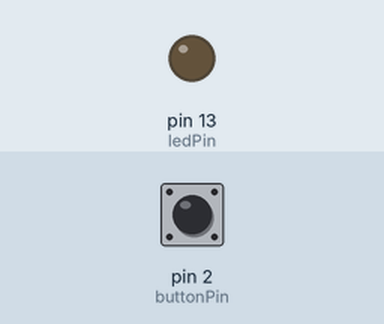
This sketch was run on a simulated Arduino Uno, built with avr-gcc and run on an emulated ATmega328P. Parts: output pins drawn as LEDs (lit = HIGH). The inputs (shaded band) are chosen by the test bench; at power-on: pin 2 (buttonPin) LOW. What the sketch prints to the serial monitor is not drawn.

Above: at 1.2 s.
1.3 s: pin 2 (buttonPin) pulled HIGH for 0.15 s
At 1.37 s:
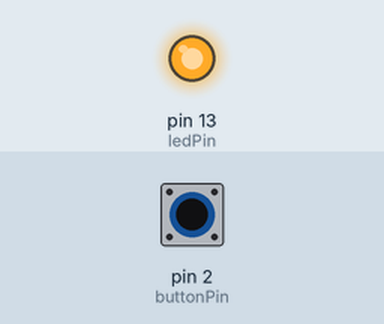
2.9 s: pin 2 (buttonPin) pulled HIGH for 3.2 s
At 6.7 s:
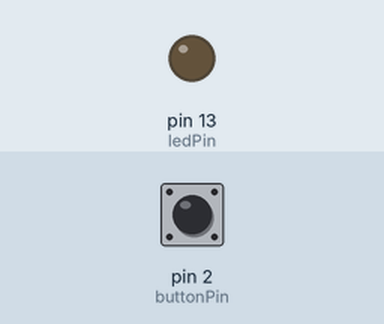
Timing chart, 0 to 8.2 s (numbered marks = the images above; inputs shaded):
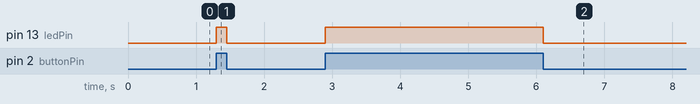

Measured:
- after the input at 1.3 s, pin 13 (ledPin): LOW → HIGH at once, → LOW 0.15 s later
- after the input at 2.9 s, pin 13 (ledPin): LOW → HIGH at once, → LOW 3.2 s later

The sketch:

ButtonPrueba.ino
```cpp
const int buttonPin = 2;
const int ledPin =  13;
boolean cambio = false;
int buttonState = 0;
int x;
int nuevo = 3;

void setup() {
  pinMode(ledPin, OUTPUT);
  pinMode(buttonPin, INPUT);
  Serial.begin(9600) ;
}

void loop() {
  buttonState = digitalRead(buttonPin);
  if (buttonState == HIGH)
    {
    digitalWrite(ledPin, HIGH);
    x = 1;
    interfaz();

    }
  else
    {
    digitalWrite(ledPin, LOW);
    x = 0;
    interfaz();

    }
}

void interfaz()
  {
  if(x != nuevo )
      {
      //Serial.print(" ");
      Serial.print(x);
      }
   nuevo = x;
  }
```
